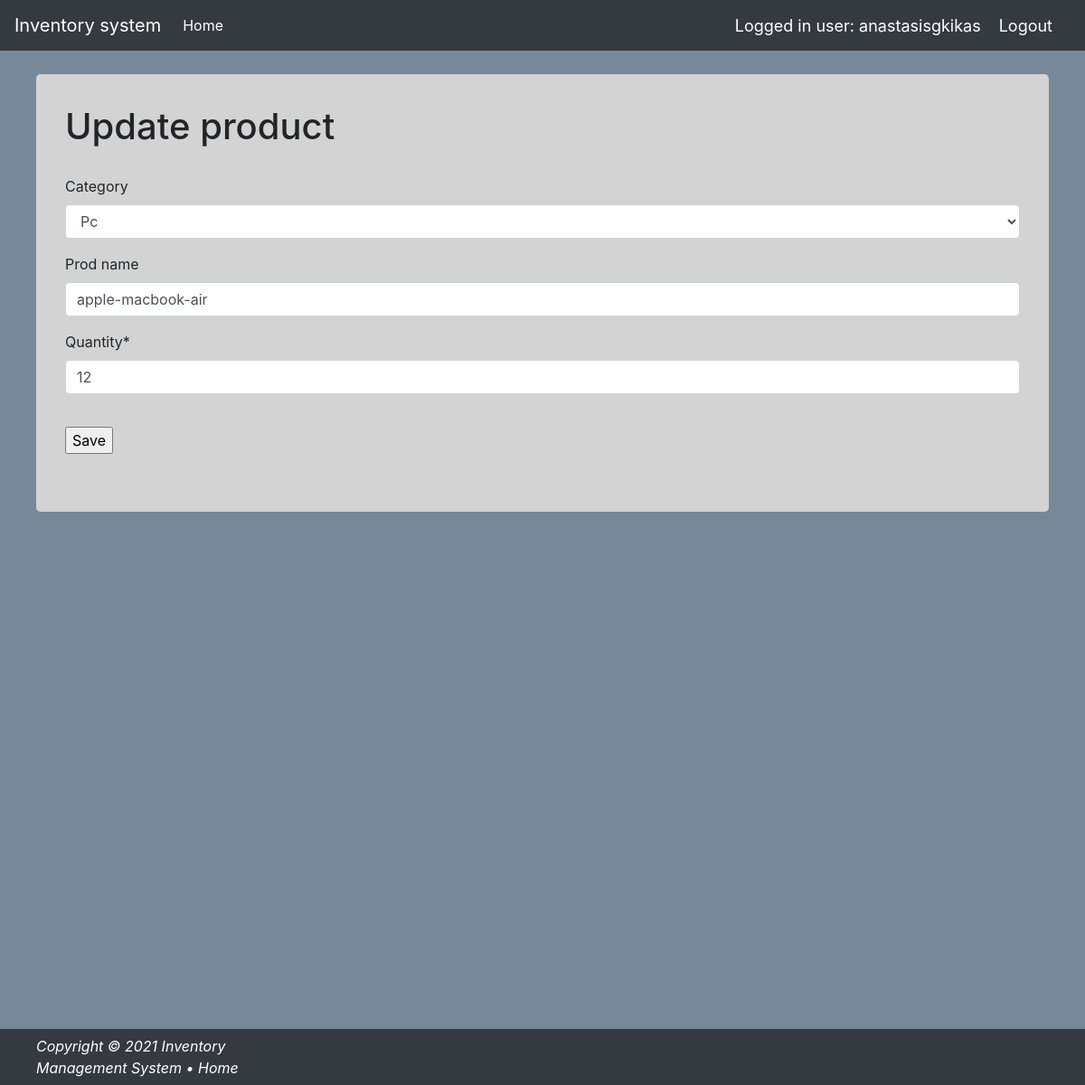
/update_product/1/ (signed in), run on the app's committed database.
### invmanagement/models.py (models this page shows, shortened)
class Product(models.Model):
    category = models.CharField(max_length=50, blank=True, choices=category_choice)
    prod_name = models.CharField(max_length=50, blank=True, null=True)
    quantity = models.IntegerField(default='0', blank=False, null=True)
    availability = models.BooleanField(default=False)
    last_updated = models.DateTimeField(auto_now_add=False, auto_now=True)
    price = models.IntegerField(default=0, blank=False)

### invmanagement/authentications.py (the view)
		def wrapper_func(request, *args, **kwargs):
			group = None
			if request.user.groups.exists():
				group = request.user.groups.all()[0].name
			if group in allowed_roles:
				return view_func(request, *args, **kwargs)
			else:
				return HttpResponse('You are not authorized to view this page')

### invmanagement/forms.py
class ProductUpdateForm(forms.ModelForm):
    class Meta:
        model = Product
        fields = ['category', 'prod_name', 'quantity']

### invmanagement/authentications.py (called while the page is built)
def allowed_users(allowed_roles=[]):
	def decorator(view_func):
		def wrapper_func(request, *args, **kwargs):
			group = None
			if request.user.groups.exists():
				group = request.user.groups.all()[0].name
			if group in allowed_roles:
				return view_func(request, *args, **kwargs)
			else:
				return HttpResponse('You are not authorized to view this page')
		return wrapper_func
	return decorator

### invmanagement/views.py (called while the page is built)
@login_required(login_url='login')
@allowed_users(allowed_roles=['admin', 'manager'])
def update_product(request, pk):
    title = "Update product"
    queryset = Product.objects.get(id=pk)
    form = ProductUpdateForm(instance=queryset)
    if request.method == 'POST':
        form = ProductUpdateForm(request.POST, instance=queryset)
        if form.is_valid():
            form.save()
            messages.success(request, 'Product updated successfully!')
            return redirect('/products')
    context = {
        'title': title,
        'form': form
    }
    return render(request, 'create_product.html', context)

### invmanagement/templates/create_product.html (shortened to what this page needs)
{% load static %}
{% load crispy_forms_tags %}
<!doctype html>
<html lang="en">
<head>
    <link href="{% static 'css/stylesheet.css' %}" rel="stylesheet">
    <link href="{% static 'css/bootstrap.min.css' %}" rel="stylesheet">
    <link href="{% static 'css/navbar-top-fixed.css' %}" rel="stylesheet">
</head>
<body id="bg" style="background-color: lightslategrey;">
{% include 'navbar.html' %}
<main role="main" class="flex-column" style="margin-right: 40px; margin-left: 40px; margin-top: 10px">
    <div class="jumbotron" style="background-color: lightgrey">
        <h1 style="margin-top: -30px; margin-bottom: 30px">{{ title }}</h1>
        <form method="POST" action=" ">{% csrf_token %}
            {{ form|crispy }}
            <input type="submit" value="Save" style="margin-top: 20px">
        </form>
    </div>
</main>
{% include "footer.html" %}
</body>
</html>

### invmanagement/templates/navbar.html (shortened to what this page needs)
{% load static %}
<nav class="navbar navbar-expand-md navbar-dark fixed-top bg-dark">
    <a class="navbar-brand" href="/">Inventory system</a>
    <div class="collapse navbar-collapse" id="navbarCollapse">
        <ul class="navbar-nav mr-auto">
            {% if request.user.groups.all.0.name != "customer" %}
                <li class="nav-item active">
                    <a class="nav-link" href="/">Home <span class="sr-only">(current)</span></a>
                </li>
            {% endif %}
        </ul>
        <span class="hello-msg">Logged in user: {{ request.user }}</span>
        <span><a class="hello-msg" href="{% url 'logout' %}">Logout</a></span>
    </div>
</nav>

### static/css/stylesheet.css (style rules this page uses)
body { background-color: #34eb6b; min-height: 100vh; }
.bg-dark { background-repeat: no-repeat; background-size: cover; }

### static/css/navbar-top-fixed.css (style rules this page uses)
body { min-height: 75rem; padding-top: 4.5rem; }

### invmanagement/templates/navbar.html (style rules this page uses)
.hello-msg { font-size: 18px; color: #fff; margin-right: 20px; }

### data on the page
Product: category "Pc", prod_name "apple-macbook-air", quantity "12"

### other printed values
{{ request.user }} "anastasisgkikas"
{{ title }} "Update product"
